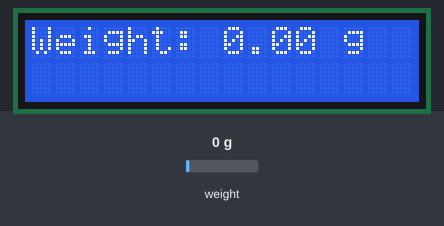
This sketch was run on a simulated Arduino Uno, built with avr-gcc and run on an emulated ATmega328P. Shown: 16×2 character LCD. Inputs (shaded band) come from the test bench; at power-on: weight on the scale 0 g.

Above: at 2.2 s.
2.3 s: weight on the scale set to 100 g
At 2.9 s:
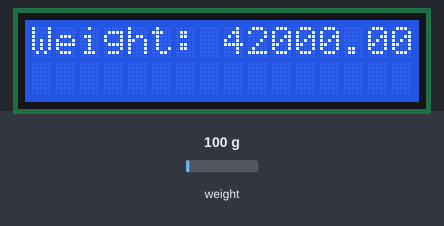
4.0 s: weight on the scale set to 1250 g
At 5.7 s:
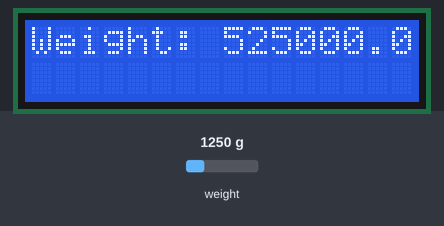
6.0 s: weight on the scale set to 2500 g
At 7.7 s:
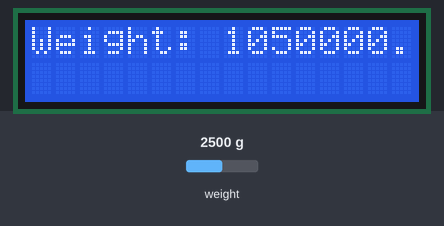
Timing chart, 0 to 9.2 s (numbered marks = the images above; inputs shaded):
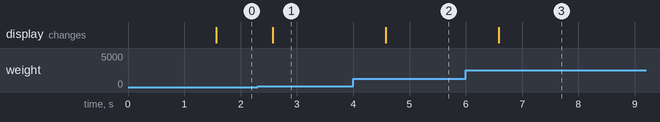

The sketch:

FertilizerMixer.ino
```cpp
/*
  FertilizerMixer  (ArduinoAI 2.5 หมวด 16 เกษตรอัจฉริยะ)
  โค้ดต้นฉบับจากโครงงานต้นแบบเครื่องจำลองการผสมปุ๋ยอัตโนมัติ Ai v.2 (ร.ร.วัดไผ่ดำ จ.สิงห์บุรี)
  งานอบรม ทสรช. 25-27 ก.ย. ที่ครูส่งมา (ไม่ได้แก้โค้ดด้านล่าง เก็บไว้เทียบ)

  จุดที่ควรแก้ (แก้แล้วในไฟล์ FertilizerMixer.py):
   - จอ LCD ใช้ขา 5, 4, 3, 2 ซ้ำกับ HX711 (4, 5) และปั๊ม (2, 3) อุปกรณ์จึงทำงานไม่ได้
   - scale.set_scale() ไม่ได้ใส่ค่าปรับเทียบ น้ำหนักที่ได้ยังไม่ใช่กรัม
   - ยังไม่มีขั้นตอนผสมปุ๋ย
*/

#include <HX711.h>
#include <LiquidCrystal.h>

#define LOADCELL_DOUT  4
#define LOADCELL_SCK   5
#define PUMP1_PIN      2
#define PUMP2_PIN      3

HX711 scale(LOADCELL_DOUT, LOADCELL_SCK);
LiquidCrystal lcd(12, 11, 5, 4, 3, 2);

void setup() {
  Serial.begin(9600);
  lcd.begin(16, 2);

  pinMode(PUMP1_PIN, OUTPUT);
  pinMode(PUMP2_PIN, OUTPUT);

  scale.set_scale();
  scale.tare();
}

void loop() {
  float weight = scale.get_units(5);  // Get weight data from the HX711
  lcd.setCursor(0, 0);
  lcd.print("Weight: ");
  lcd.print(weight);
  lcd.print(" g   ");  // Print weight to LCD

  // Your mixing logic here

  delay(500);
}
```

Measured:
- after the input at 2.3 s, the display: changes after 0.27 s (image 1)
- after the input at 4.0 s, the display: changes after 0.58 s (image 2)
- after the input at 6.0 s, the display: changes after 0.58 s (image 3)
